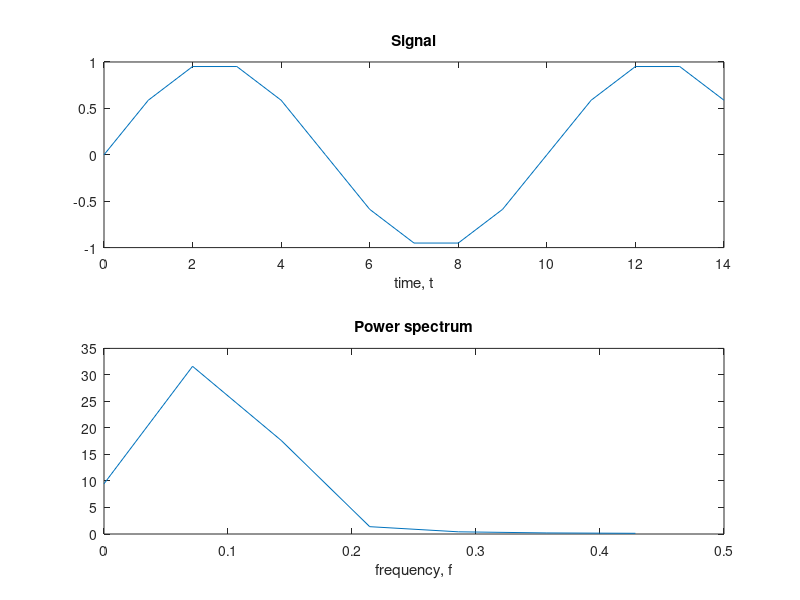

Source code (MATLAB): (Note: this script raises an error after producing the figure.)
format compact
format short g
Deltat=1; % Sampling interval (1/sample rate)
t=[0:14]'; % time axis
frequency=.1; % Frequency
y=sin(2*pi*frequency*t); % Create a sine wave of that frequency
clf
subplot(2,1,1); % Plot and label it in upper half of figure window
plot(t,y);
title('Signal')
xlabel('time, t')

fy=fft(y); % Compute Fourier transform
sy=fy .* conj(fy); % Multiply by complex conjugate
plotrange=1:length(fy)/2; % Define plotrange as half length of y
ps=real(sy(plotrange)); % ps = power spectrum
f=(plotrange-1)./range(t); % Create frequency axis (reciprocal of t)
subplot(2,1,2); % Plot and label it in lower half of figure window
plot(f,ps)
title('Power spectrum')
xlabel('frequency, f')
[Height,Position,Width]=lorentzfit(f,ps')